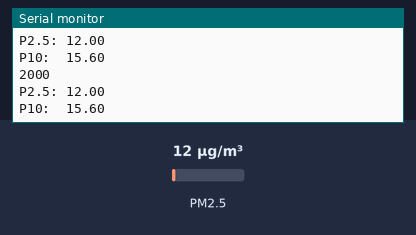
Bench run of a sketch on a simulated Arduino Uno, built with avr-gcc and run on an emulated ATmega328P. Parts: the last lines printed to the serial monitor. The test bench sets the inputs (shaded band); at power-on: PM2.5 12 µg/m³.

Above: at 2.8 s.
2.9 s: PM2.5 set to 6 µg/m³
At 3.8 s:
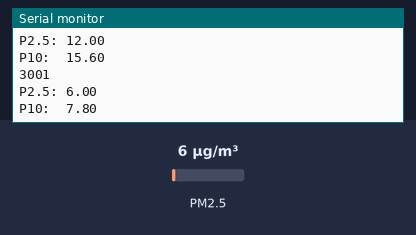
4.4 s: PM2.5 set to 75 µg/m³
At 5.8 s:
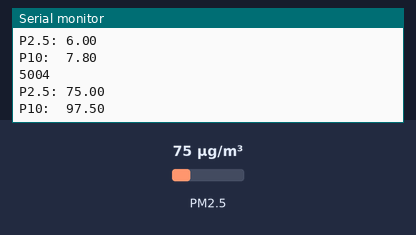
Timing chart, 0 to 7.4 s (numbered marks = the images above; inputs shaded):
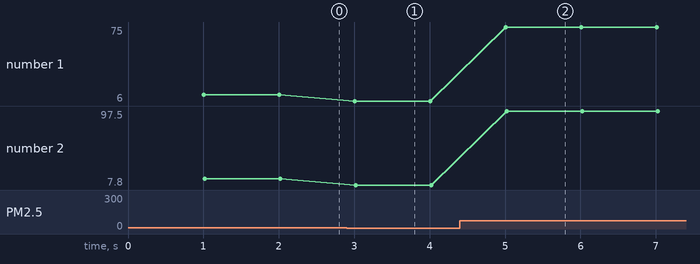

Measured:
- after the input at 2.9 s, the serial monitor: prints a new line after 0.11 s (image 1)
- after the input at 4.4 s, the serial monitor: prints a new line after 0.61 s (image 2)
- plotted number 1: 12 → 6 after the input at 2.9 s, 6 → 75 after the input at 4.4 s
- plotted number 2: 15.6 → 7.8 after the input at 2.9 s, 7.8 → 97.5 after the input at 4.4 s

The sketch:

SDS011.ino
```cpp
/**
 * Component: SDS011
 * Measures: Particulate Matter
 *
 * https://www.instructables.com/Simple-Air-Pollution-Monitor-Using-an-Arduino-Uno-/
 */

#include "SDS011.h"

float p10, p25;
int error;
SDS011 my_sds;

void setup() {
  my_sds.begin(2, 3);
  Serial.begin(9600);
      }

void loop() {
  Serial.println(millis());
  error = my_sds.read(&p25, &p10);
  if (!error) {
    Serial.println("P2.5: " + String(p25));
    Serial.println("P10:  " + String(p10));

  }
  delay(1000);
}
  
```
